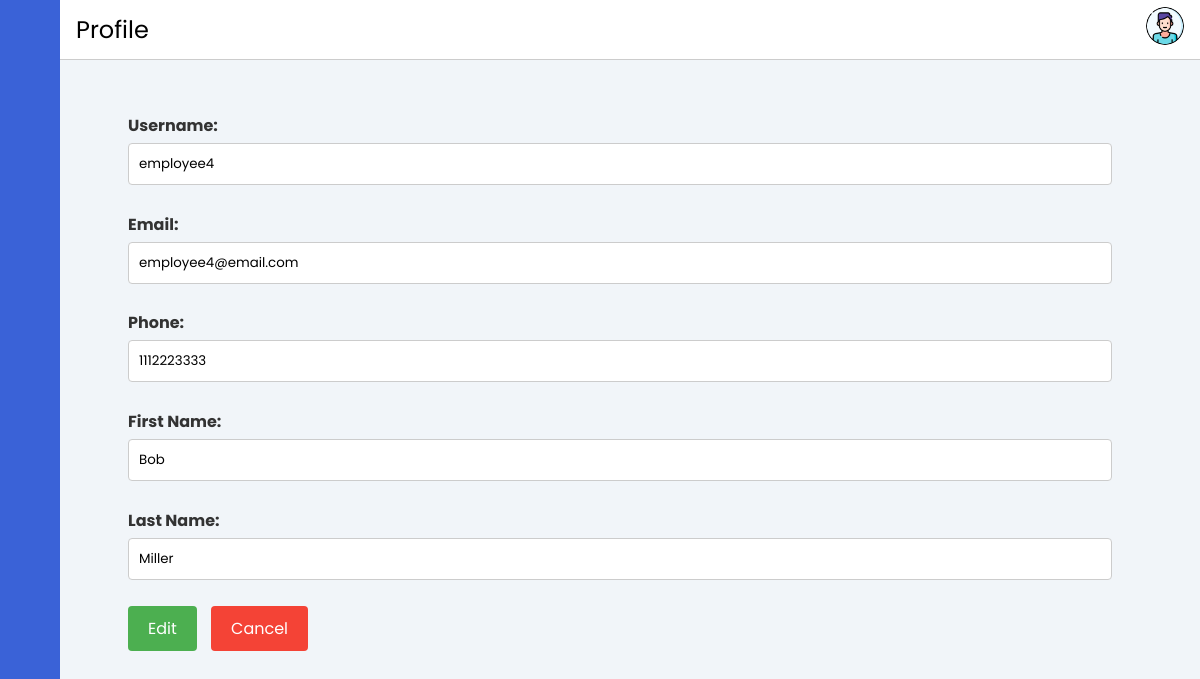
/layout/profile.php?userID=4, run on the app's committed database.
### tables this page shows
CREATE TABLE IF NOT EXISTS User (
    UserID INT AUTO_INCREMENT PRIMARY KEY,
    CompanyID INT,
    Username VARCHAR(50) NOT NULL,
    Password VARCHAR(255) NOT NULL,
    Email VARCHAR(255),
    Phone VARCHAR(20),
    FirstName VARCHAR(50),
    LastName VARCHAR(50),
    UserRole VARCHAR(50),
    LastLoginDate DATETIME,
    UserStatus VARCHAR(20),
    FOREIGN KEY (CompanyID) REFERENCES Company(CompanyID)
);

### layout/profile.php (the view, shortened to what this page needs)
<?php
include '../contain/header.php';
include("../database/database-connect.php");
if (isset($_GET['userID'])) {
    $userID = $_GET['userID'];
    $userDataQuery = mysqli_query($conn, "SELECT * FROM User WHERE UserID = $userID");
    $userData = mysqli_fetch_assoc($userDataQuery);
} else {
    echo "User ID not provided.";
}
?>
<div class="main-content">
    <?php
    include '../contain/horizontal-bar.php';
    ?>
    <main>
        <div class="form-container">
            <form action="" method="post">
                <div class="form-group">
                    <label for="userID">Username:</label>
                    <input type="text" id="userID" name="userID" value="<?= $userData['Username'] ?>" readonly>
                </div>
                <div class="form-group">
                    <label for="userRole">Email:</label>
                    <input type="text" id="userRole" name="userRole" value="<?= $userData['Email'] ?>"
                        placeholder="Email" required>
                </div>
                <div class="form-group">
                    <label for="phone">Phone:</label>
                    <input type="text" id="phone" name="phone" value="<?= $userData['Phone'] ?>" placeholder="Phone"
                        required>
                </div>
                <div class="form-group">
                    <label for="firstName">First Name:</label>
                    <input type="text" id="firstName" name="firstName" value="<?= $userData['FirstName'] ?>"
                        placeholder="First Name" required>
                </div>
                <div class="form-group">
                    <label for="lastName">Last Name:</label>
                    <input type="text" id="lastName" name="lastName" value="<?= $userData['LastName'] ?>"
                        placeholder="Last Name" required>
                </div>
                <div class="form-group">
                    <button type="submit">Edit</button>
                    <button type="button" class="cancel"
                        onclick="window.location.href='../index.php'">Cancel</button>
                </div>
            </form>
        </div>
    </main>
</div>
</body>
</html>

### css/style.css (style rules this page uses)
main { margin-top: 4vh; min-height: 90vh; padding: 1rem 3rem; }
.form-container { padding: 20px; margin-top: 20px; border-radius: 5px; width: 100%; margin-left: auto; margin-right: auto; }
.form-group { margin-bottom: 20px; }
.form-group label { display: block; font-weight: bold; margin-bottom: 5px; color: #333; }
.form-group input, .form-group select, .form-group textarea { width: calc(100% - 20px); padding: 10px; border: 1px solid #ccc; border-radius: 4px; margin-bottom: 0.5em; }
.form-group button { padding: 10px 20px; border: none; border-radius: 4px; cursor: pointer; font-size: 1em; margin-right: 10px; margin-bottom: 0.5em; }
.form-group button[type="submit"] { background-color: #4CAF50; color: white; }
.form-group button.cancel { background-color: #f44336; color: white; }

### css/header.css (style rules this page uses)
:root { --main-color: #3A62D7; --color-dark: #1D2231; --text-grey: #8390A2; }
* { font-family: 'Poppins', sans-serif; margin: 0; padding: 0; text-decoration: none; list-style-type: none; box-sizing: border-box; }
body { background: #f1f5f9; }
.main-content { position: relative; margin-left: 240px; transition: margin-left 500ms; }
@media only screen and (max-width: 1200px) { .main-content { margin-left: 60px; } }

### data on the page
user: userID "employee4", userRole "employee4@email.com", phone "1112223333", firstName "Bob", lastName "Miller"

### other printed values
$pathtitle "Profile"
